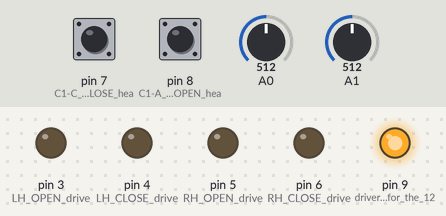
The sketch below on a simulated Arduino Nano, built with avr-gcc and run on an emulated ATmega328P. On the bench: output pins drawn as LEDs (lit = HIGH). Dashed ring = blinking. Inputs (shaded band) come from the test bench; at power-on: pin 7 (C1-C_white_wire_CLOSE_hea) HIGH, pin 8 (C1-A_yellow_wire_OPEN_hea) HIGH, A0 = 512, A1 = 512.

Above: at 2.7 s.
2.8 s: pin 7 (C1-C_white_wire_CLOSE_hea) pulled LOW for 3.2 s
At 3.6 s:
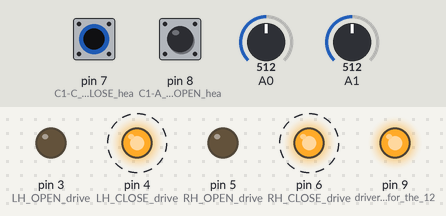
At 5.5 s:
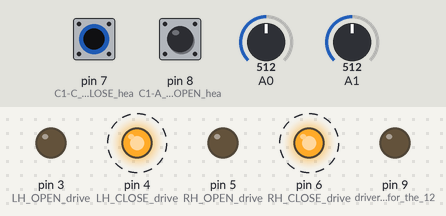
Timing chart, 0 to 8.1 s (numbered marks = the images above; inputs shaded):
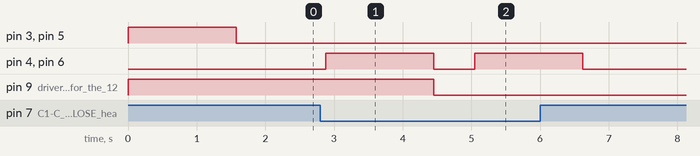

Measured:
- after the input at 2.8 s, pin 4 (LH_CLOSE_drive), pin 6 (RH_CLOSE_drive): alternates HIGH for 1.6 s and LOW for 0.60 s, 4 changes in all, then stays LOW, starting after 0.08 s; pin 9 (driver_control_for_the_12): HIGH → LOW after 1.6 s

The sketch:

fiero_headlight_door_cont_v2_power_relay_ino_1_.pde
```cpp
//POWER RELAY version
//This program along with the circuitry replaces the Fiero Headlight Door Module with
//a modern equivalent.  The module in my car is dead so this has become a necessity.
//NOTE THAT THIS is a fix for 87 and 88 modules and NOT the prior design although
//it may be reasonably simple to implement for those if necessary.

//The Fiero Light switch produces two signals: one is at 12V when the lights are off
//while the other is at 12V when the lights are on.  Both are floating and essentially
//at ground potential when the parking lights are on.

//The original circuit performed a crude H bridge using a 4PDT relay which is an
//expensive component and hard to find in a format that fits the original module.  This
//approach uses four SPDT relays in an Arduino-compatible module to form the H bridge.
//The relay module is designed as active-low on the input signals.

//The original circuit used programmable logic to sense the current draw of each motor.
//If the motor stalled at either the ends or during travel then a high current would
//occur and the logic would remove power from the offending motor.  The relay in the
//circuit was limited to 5A so it is assumed that the maximum allowable continuous
//current was less than this.  Bad assumption.  GM did a poor design because the current
//is closer to 12A inrush as measured with an ammeter, although for short duration.  This explains
//the failed relays over the years and possibly causes the failures of the FETs.
//This approach uses two hall-effect Arduino-compatible current sensors to detect
//this condition so that power is removed quickly.

//The original circuit also provided a timer of approximately 2.5 seconds for the
//motors to reach either open or closed position.  This approach will do this as well.

//Program written by Michael Walker Copyright 03/2021.  Program is free for use without
//any warranty either expressed or implied.

int LH_zero_current, RH_zero_current; //values read to "calibrate" the current sensors
int Current_limit;
int count, Loop_count;
int current_value;
void Open_doors();//routine opens the doors and checks for damaging current
void Close_doors();//routine closes the doors and checks for damaging current


void setup()
{
  // pinitialization will occur when power is applied to the circuit through the 12V relay, i.e. when the
  //headlight switch is ON.  The lighting circuits have live power through that relay only.
  //TURN ON THE RELAY DRIVER IMMEDIATELY TO KEEP POWER ON THE CIRCUIT!  This driver allows the circuit
  //to remain ON when the switch is turned OFF long enough to retract the lights.
  //The circuit remains LIVE as long as the lights are ON once this is initiated; you must turn OFF the
  //headlights in order to remove power from the circuit.

    pinMode(9, OUTPUT);//driver control for the 12V relay to power the module
    digitalWrite(9, HIGH);//keep the power ON until the doors are closed.

  //Keep this is mind when servicing any of the headlight components because they
  //can actuate at any time if the headlight switch is ON!
//  Serial.begin(9600);//debug and will probably be removed later.
//  Serial.println("Fiero Headlight Door Module V2 is Alive and Well!");

  //Current sensor ACS712/30A centers at 2.5V at zero current when operating with a 5V supply.  The
  //output is proportional to the current with 66mV equivalent to 1A.  The Arduino Nano A/D is 10-bit
  //so each count is 5/1024 or 4.88mV (14 counts per amp).  At zero current the value should be approximately 512.  A 5A
  //value should be approximately 5 * 66mV or 330mv.  That corresponds to a count of 330mV/4.88mV
  //which is approximately 68 counts above the zero current value. A value of 27 would be approximately
  //2A and 41 would be 3A.  Experimentation shows that the inrush current of the motor is approximately
  //8A and sometimes triggers an overcurrent up to about 11A.  This means that the overcurrent level
  //needs to be at least 12A and possibly more to account for ambient temperature.  A value of 14.8A
  //seems to give perfect results without overcurrent occurring and is low enough to prevent burnout of
  //the motor or the fuse links while accounting for higher current during cold conditions.
  //Increasing the delay time at initial startup to account for inrush might be a better approach since the
  //current limit could be lowered to a value closer to 8A and may be implemented in the future if it seems
  //prudent.
  Current_limit = 200; //approximately 14.8A above the "zero current" value to account for inrush current
  Loop_count = 150;  //number of loops with 10ms delay to equal 2.5 seconds. Accounting for A/D reads
                    //and logic every 10ms makes this number less than expected 250. Matches original system.
  //define the DIO pins
  pinMode(3, OUTPUT);//LH OPEN drive
  pinMode(4, OUTPUT);//LH CLOSE drive
  pinMode(5, OUTPUT);//RH OPEN drive
  pinMode(6, OUTPUT);//RH CLOSE drive
  pinMode(7, INPUT_PULLUP);//C1-C white wire CLOSE headlight switch signal
  pinMode(8, INPUT_PULLUP);//C1-A yellow wire OPEN headlight switch signal

  digitalWrite(3, LOW);   // turn off LH OPEN drive
  digitalWrite(4, LOW);   // turn off LH CLOSE drive
  digitalWrite(5, LOW);   // turn off RH OPEN drive
  digitalWrite(6, LOW);   // turn off RH CLOSE drive

  //Power has been applied so headlights were commanded. Open the doors.
  Open_doors();

}//end of setup

void loop()
{


  //The loop will check the condition of the two Headlight switch signals every
  //100ms.  The signals are active LOW to the circuit.

  //If DG7 is low and DG8 is high then the light switch is off so the doors are ordered CLOSED.
  if (digitalRead(7) == LOW && digitalRead(8) == HIGH)
  {
//       Serial.println("Light Switch is OFF ");//debug
    Close_doors();
  }

  delay(100);//wait 100ms before checking again
}// end of loop

void Open_doors()
{
  //This routine commands the LH and RH doors to OPEN and allows 2.5 seconds for
  //that to happen.  The current is monitored every 10ms and if it exceeds the
  //base zero current value plus/minus the high limit value then power is immediately
  //removed from the OPEN relay for the bad door.
  //The relays are turned off after the 2.5 seconds has
  //transpired unless turned off sooner due to overcurrent.

  //If the overcurrent only happens on one door then that door will likely be left
  //in a partially open state.  This allows you to detect which door was the problem
  //in case it isn't obvious for other reasons, like bad noises.  If nothing else
  //it allows you to crank the light to the proper position while the other remains
  //usable.

  Serial.println("Open Doors now");

  //no current should be present through the motors at this point so find the quiescent
  //value from the sensors
  LH_zero_current = analogRead(0); //this should be approximately 512 counts
  RH_zero_current = analogRead(1); //this should be approximately 512 counts
  Serial.print("Zero Current LH=");
  Serial.println(LH_zero_current);
  Serial.print("Zero Current RH=");
  Serial.println(RH_zero_current);
  count = 0;
  //Make sure CLOSE signals are OFF
  digitalWrite(4, LOW); //close is off for LH
  digitalWrite(6, LOW); //close is off for RH
  //now turn ON OPEN signals
  digitalWrite(3, HIGH);//LH is on
  digitalWrite(5, HIGH);//RH is on

  while (count < Loop_count) //wait for doors to complete operation or overcurrent happens
  {
    current_value = analogRead(0);//LH current reading
    //overcurrent? shut LH down
    if (current_value > (LH_zero_current + Current_limit))
    {
      Serial.print("Overcurrent LH=");
      Serial.println(current_value);
      digitalWrite(3, LOW);
    }
    if (current_value < (LH_zero_current - Current_limit))
    {
      Serial.print("Overcurrent LH=");
      Serial.println(current_value);
      digitalWrite(3, LOW);
    }
    current_value = analogRead(1);//RH current reading

    //overcurrent? shut RH down
    if (current_value > (RH_zero_current + Current_limit))
    {
      Serial.print("Overcurrent RH=");
      Serial.println(current_value);
      digitalWrite(5, LOW);
    }
    if (current_value < (RH_zero_current - Current_limit))
    {
      Serial.print("Overcurrent RH=");
      Serial.println(current_value);
      digitalWrite(5, LOW);
    }
    if (count == 0)
    {
      delay(50); //allow 50ms for inrush
    }
    else
    {
      delay(10); //wait 10ms and check again
    }

    count++;
  } //end of while(count < 250)

  //done, turn off OPEN relays
  digitalWrite(3, LOW);//LH is off
  digitalWrite(5, LOW);//RH is off
}//end of Open_doors

void Close_doors()
{
  //This routine commands the LH and RH doors to CLOSE and allows 2.5 seconds for
  //that to happen.  The current is monitored every 10ms and if it exceeds the
  //base zero current value minus the high limit value then power is immediately
  //removed from the CLOSE relay for the bad door.
  //The relays are turned off after the 2.5 seconds has
  //transpired unless turned off sooner due to overcurrent.

  //If the overcurrent only happens on one door then that door will likely be left
  //in a partially open state.  This allows you to detect which door was the problem
  //in case it isn't obvious for other reasons, like bad noises.  If nothing else
  //it allows you to crank the light to the proper position while the other remains
  //usable.

  Serial.println("Close Doors now");

  //no current should be present through the motors at this point so find the quiescent
  //value from the sensors
  LH_zero_current = analogRead(0); //this should be approximately 512 counts
  RH_zero_current = analogRead(1); //this should be approximately 512 counts
  Serial.print("Zero Current LH=");
  Serial.println(LH_zero_current);
  Serial.print("Zero Current RH=");
  Serial.println(RH_zero_current);

  count = 0;
  //Make sure OPEN signals are OFF
  digitalWrite(3, LOW); //open is off for LH
  digitalWrite(5, LOW); //open is off for RH
  //now turn ON CLOSE signals
  digitalWrite(4, HIGH);//LH is on
  digitalWrite(6, HIGH);//RH is on

  while (count < Loop_count) //wait for doors to complete operation or overcurrent happens
  {
    current_value = analogRead(0);//LH current reading

    //overcurrent? shut LH down
    if (current_value > (LH_zero_current + Current_limit))
    {
      Serial.print("Overcurrent LH=");
      Serial.println(current_value);
      digitalWrite(4, LOW);
    }
    if (current_value < (LH_zero_current - Current_limit))
    {
      Serial.print("Overcurrent LH=");
      Serial.println(current_value);
      digitalWrite(4, LOW);
    }
    current_value = analogRead(1);//RH current reading

    //overcurrent? shut RH down
    if (current_value > (RH_zero_current + Current_limit))
    {
      Serial.print("Overcurrent RH=");
      Serial.println(current_value);
      digitalWrite(6, LOW);
    }
    if (current_value < (RH_zero_current - Current_limit))
    {
      Serial.print("Overcurrent RH=");
      Serial.println(current_value);
      digitalWrite(6, LOW);
    }
  if (count == 0)
    {
      delay(50); //allow 50ms for inrush
    }
    else
    {
      delay(10); //wait 10ms and check again
    }
       count++;
  } //end of while(count < 250)

  //done, turn off CLOSE relays
  digitalWrite(4, LOW);//LH is off
  digitalWrite(6, LOW);//RH is off
  digitalWrite(9, LOW);//turn off power to stop drain on battery. Module will stop operating
  delay(500); //wait for power to bleed off. Should be gone long before this times out.

}//end of Close_doors
```
